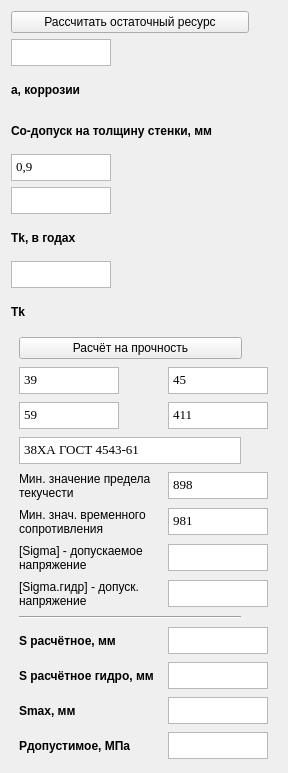
          <widget class="QWidget" name="scrollAreaWidgetContents_2">
           <property name="geometry">
            <rect>
             <x>0</x>
             <y>0</y>
             <width>288</width>
             <height>773</height>
            </rect>
           </property>
           <property name="sizePolicy">
            <sizepolicy hsizetype="MinimumExpanding" vsizetype="MinimumExpanding">
             <horstretch>0</horstretch>
             <verstretch>0</verstretch>
            </sizepolicy>
           </property>
           <layout class="QVBoxLayout" name="verticalLayout">
            <item>
             <widget class="QPushButton" name="pushButton_creatOstRes">
              <property name="minimumSize">
               <size>
                <width>231</width>
                <height>0</height>
               </size>
              </property>
              <property name="maximumSize">
               <size>
                <width>238</width>
                <height>16777215</height>
               </size>
              </property>
              <property name="text">
               <string>Рассчитать остаточный ресурс</string>
              </property>
             </widget>
            </item>
            <item>
             <widget class="QPlainTextEdit" name="a_corr">
              <property name="minimumSize">
               <size>
                <width>100</width>
                <height>27</height>
               </size>
              </property>
              <property name="maximumSize">
               <size>
                <width>100</width>
                <height>27</height>
               </size>
              </property>
              <property name="font">
               <font>
                <family>Times New Roman</family>
                <pointsize>10</pointsize>
               </font>
              </property>
              <property name="layoutDirection">
               <enum>Qt::LayoutDirection::LeftToRight</enum>
              </property>
              <property name="plainText">
               <string/>
              </property>
              <property name="overwriteMode">
               <bool>false</bool>
              </property>
              <property name="placeholderText">
               <string>MPa</string>
              </property>
             </widget>
            </item>
            <item>
             <widget class="QLabel" name="label_33">
              <property name="font">
               <font>
                <bold>true</bold>
               </font>
              </property>
              <property name="cursor">
               <cursorShape>ArrowCursor</cursorShape>
              </property>
              <property name="text">
               <string>а, коррозии</string>
              </property>
              <property name="wordWrap">
               <bool>true</bool>
              </property>
             </widget>
            </item>
            <item>
             <widget class="QLabel" name="label_34">
              <property name="font">
               <font>
                <bold>true</bold>
               </font>
              </property>
              <property name="cursor">
               <cursorShape>ArrowCursor</cursorShape>
              </property>
              <property name="text">
               <string>Со-допуск на толщину стенки, мм</string>
              </property>
              <property name="wordWrap">
               <bool>true</bool>
              </property>
             </widget>
            </item>
            <item>
             <widget class="QPlainTextEdit" name="c0_plus_dop">
              <property name="minimumSize">
               <size>
                <width>100</width>
                <height>27</height>
               </size>
              </property>
              <property name="maximumSize">
               <size>
                <width>100</width>
                <height>27</height>
               </size>
              </property>
              <property name="font">
               <font>
                <family>Times New Roman</family>
                <pointsize>10</pointsize>
               </font>
              </property>
              <property name="layoutDirection">
               <enum>Qt::LayoutDirection::LeftToRight</enum>
              </property>
              <property name="plainText">
               <string>0,9</string>
              </property>
              <property name="overwriteMode">
               <bool>false</bool>
              </property>
              <property name="placeholderText">
               <string>MPa</string>
              </property>
             </widget>
            </item>
            <item>
             <widget class="QPlainTextEdit" name="tk_years">
              <property name="minimumSize">
               <size>
                <width>100</width>
                <height>27</height>
               </size>
              </property>
              <property name="maximumSize">
               <size>
                <width>100</width>
                <height>27</height>
               </size>
              </property>
              <property name="font">
               <font>
                <family>Times New Roman</family>
                <pointsize>10</pointsize>
               </font>
              </property>
              <property name="layoutDirection">
               <enum>Qt::LayoutDirection::LeftToRight</enum>
              </property>
              <property name="plainText">
               <string/>
              </property>
              <property name="overwriteMode">
               <bool>false</bool>
              </property>
              <property name="placeholderText">
               <string>Года</string>
              </property>
             </widget>
            </item>
            <item>
             <widget class="QLabel" name="label_35">
              <property name="font">
               <font>
                <bold>true</bold>
               </font>
              </property>
              <property name="cursor">
               <cursorShape>ArrowCursor</cursorShape>
              </property>
              <property name="text">
               <string>Tk, в годах</string>
              </property>
              <property name="wordWrap">
               <bool>true</bool>
              </property>
             </widget>
            </item>
            <item>
             <widget class="QPlainTextEdit" name="tk_just">
              <property name="minimumSize">
               <size>
                <width>100</width>
                <height>27</height>
               </size>
              </property>
              <property name="maximumSize">
               <size>
                <width>100</width>
                <height>27</height>
               </size>
              </property>
              <property name="font">
               <font>
                <family>Times New Roman</family>
                <pointsize>10</pointsize>
               </font>
              </property>
              <property name="layoutDirection">
               <enum>Qt::LayoutDirection::LeftToRight</enum>
              </property>
              <property name="plainText">
               <string/>
              </property>
              <property name="overwriteMode">
               <bool>false</bool>
              </property>
              <property name="placeholderText">
               <string>&gt;/&lt; 10лет</string>
              </property>
             </widget>
            </item>
            <item>
             <widget class="QLabel" name="label_36">
              <property name="font">
               <font>
                <bold>true</bold>
               </font>
              </property>
              <property name="cursor">
               <cursorShape>ArrowCursor</cursorShape>
              </property>
              <property name="text">
               <string>Tk</string>
              </property>
              <property name="wordWrap">
               <bool>true</bool>
              </property>
             </widget>
            </item>
            <item>
             <layout class="QGridLayout" name="gridLayout_2">
              <item row="3" column="0" colspan="2">
               <widget class="QPlainTextEdit" name="gost_material">
                <property name="minimumSize">
                 <size>
                  <width>220</width>
                  <height>27</height>
                 </size>
                </property>
                <property name="maximumSize">
                 <size>
                  <width>222</width>
                  <height>27</height>
                 </size>
                </property>
                <property name="font">
                 <font>
                  <family>Times New Roman</family>
                  <pointsize>10</pointsize>
                 </font>
                </property>
                <property name="layoutDirection">
                 <enum>Qt::LayoutDirection::LeftToRight</enum>
                </property>
                <property name="plainText">
                 <string>38ХА ГОСТ 4543-61</string>
                </property>
                <property name="overwriteMode">
                 <bool>false</bool>
                </property>
                <property name="placeholderText">
                 <string>Материал по ГОСТ</string>
                </property>
               </widget>
              </item>
              <item row="4" column="1">
               <widget class="QPlainTextEdit" name="pred_tek_min">
                <property name="minimumSize">
                 <size>
                  <width>100</width>
                  <height>27</height>
                 </size>
                </property>
                <property name="maximumSize">
                 <size>
                  <width>100</width>
                  <height>27</height>
                 </size>
                </property>
                <property name="font">
                 <font>
                  <family>Times New Roman</family>
                  <pointsize>10</pointsize>
                 </font>
                </property>
                <property name="layoutDirection">
                 <enum>Qt::LayoutDirection::LeftToRight</enum>
                </property>
                <property name="plainText">
                 <string>898</string>
                </property>
                <property name="overwriteMode">
                 <bool>false</bool>
                </property>
                <property name="placeholderText">
                 <string>Re, MPa</string>
                </property>
               </widget>
              </item>
              <item row="5" column="0">
               <widget class="QLabel" name="label_11">
                <property name="cursor">
                 <cursorShape>ArrowCursor</cursorShape>
                </property>
                <property name="text">
                 <string>Мин. знач. временного сопротивления</string>
                </property>
                <property name="wordWrap">
                 <bool>true</bool>
                </property>
               </widget>
              </item>
              <item row="4" column="0">
               <widget class="QLabel" name="label_10">
                <property name="cursor">
                 <cursorShape>ArrowCursor</cursorShape>
                </property>
                <property name="text">
                 <string>Мин. значение предела текучести</string>
                </property>
                <property name="wordWrap">
                 <bool>true</bool>
                </property>
               </widget>
              </item>
              <item row="6" column="0">
               <widget class="QLabel" name="label_12">
                <property name="cursor">
                 <cursorShape>ArrowCursor</cursorShape>
                </property>
                <property name="text">
                 <string>[Sigma] - допускаемое напряжение</string>
                </property>
                <property name="wordWrap">
                 <bool>true</bool>
                </property>
               </widget>
              </item>
              <item row="5" column="1">
               <widget class="QPlainTextEdit" name="vrem_sopr_min">
                <property name="minimumSize">
                 <size>
                  <width>100</width>
                  <height>27</height>
                 </size>
                </property>
                <property name="maximumSize">
                 <size>
                  <width>100</width>
                  <height>27</height>
                 </size>
                </property>
                <property name="font">
                 <font>
                  <family>Times New Roman</family>
                  <pointsize>10</pointsize>
                 </font>
                </property>
                <property name="layoutDirection">
                 <enum>Qt::LayoutDirection::LeftToRight</enum>
                </property>
                <property name="plainText">
                 <string>981</string>
                </property>
                <property name="overwriteMode">
                 <bool>false</bool>
                </property>
                <property name="placeholderText">
                 <string>Rm, MPa</string>
                </property>
               </widget>
              </item>
              <item row="6" column="1">
               <widget class="QPlainTextEdit" name="sigma">
                <property name="minimumSize">
                 <size>
                  <width>100</width>
                  <height>27</height>
                 </size>
                </property>
                <property name="maximumSize">
                 <size>
                  <width>100</width>
                  <height>27</height>
                 </size>
                </property>
                <property name="font">
                 <font>
                  <family>Times New Roman</family>
                  <pointsize>10</pointsize>
                 </font>
                </property>
                <property name="layoutDirection">
                 <enum>Qt::LayoutDirection::LeftToRight</enum>
                </property>
                <property name="plainText">
                 <string/>
                </property>
                <property name="overwriteMode">
                 <bool>false</bool>
                </property>
                <property name="placeholderText">
                 <string>МПа</string>
                </property>
               </widget>
              </item>
              <item row="9" column="0">
               <widget class="QLabel" name="label_14">
                <property name="font">
                 <font>
                  <bold>true</bold>
                 </font>
                </property>
                <property name="cursor">
                 <cursorShape>ArrowCursor</cursorShape>
                </property>
                <property name="text">
                 <string>S расчётное, мм</string>
                </property>
                <property name="wordWrap">
                 <bool>true</bool>
                </property>
               </widget>
              </item>
              <item row="7" column="1">
               <widget class="QPlainTextEdit" name="sigma_gidro">
                <property name="minimumSize">
                 <size>
                  <width>100</width>
                  <height>27</height>
                 </size>
                </property>
                <property name="maximumSize">
                 <size>
                  <width>100</width>
                  <height>27</height>
                 </size>
                </property>
                <property name="font">
                 <font>
                  <family>Times New Roman</family>
                  <pointsize>10</pointsize>
                 </font>
                </property>
                <property name="layoutDirection">
                 <enum>Qt::LayoutDirection::LeftToRight</enum>
                </property>
                <property name="plainText">
                 <string/>
                </property>
                <property name="overwriteMode">
                 <bool>false</bool>
                </property>
                <property name="placeholderText">
                 <string>MPa</string>
                </property>
               </widget>
              </item>
              <item row="7" column="0">
               <widget class="QLabel" name="label_13">
                <property name="cursor">
                 <cursorShape>ArrowCursor</cursorShape>
                </property>
                <property name="text">
                 <string>[Sigma.гидр] - допуск. напряжение</string>
                </property>
                <property name="wordWrap">
                 <bool>true</bool>
                </property>
               </widget>
              </item>
              <item row="8" column="0" colspan="2">
               <widget class="Line" name="line">
                <property name="maximumSize">
                 <size>
                  <width>222</width>
                  <height>16777215</height>
                 </size>
                </property>
                <property name="orientation">
                 <enum>Qt::Orientation::Horizontal</enum>
                </property>
               </widget>
              </item>
              <item row="1" column="0">
               <widget class="QPlainTextEdit" name="p_rab_MPa">
                <property name="minimumSize">
                 <size>
                  <width>100</width>
                  <height>27</height>
                 </size>
                </property>
                <property name="maximumSize">
                 <size>
                  <width>100</width>
                  <height>27</height>
                 </size>
                </property>
                <property name="font">
                 <font>
                  <family>Times New Roman</family>
                  <pointsize>10</pointsize>
                 </font>
                </property>
                <property name="layoutDirection">
                 <enum>Qt::LayoutDirection::LeftToRight</enum>
                </property>
                <property name="plainText">
                 <string>39</string>
                </property>
                <property name="overwriteMode">
                 <bool>false</bool>
                </property>
                <property name="placeholderText">
                 <string>Pраб, P, МПа</string>
                </property>
               </widget>
              </item>
              <item row="0" column="0" colspan="2">
               <widget class="QPushButton" name="pushButton_creatRasschProchn">
                <property name="maximumSize">
                 <size>
                  <width>223</width>
                  <height>16777215</height>
                 </size>
                </property>
                <property name="text">
                 <string>Расчёт на прочность</string>
                </property>
               </widget>
              </item>
              <item row="2" column="0">
               <widget class="QPlainTextEdit" name="p_gidro">
                <property name="minimumSize">
                 <size>
                  <width>100</width>
                  <height>27</height>
                 </size>
                </property>
                <property name="maximumSize">
                 <size>
                  <width>100</width>
                  <height>27</height>
                 </size>
                </property>
                <property name="font">
                 <font>
                  <family>Times New Roman</family>
                  <pointsize>10</pointsize>
                 </font>
                </property>
                <property name="layoutDirection">
                 <enum>Qt::LayoutDirection::LeftToRight</enum>
                </property>
                <property name="plainText">
                 <string>59</string>
                </property>
                <property name="overwriteMode">
                 <bool>false</bool>
                </property>
                <property name="placeholderText">
                 <string>Ргид, МПа, исп.</string>
                </property>
               </widget>
              </item>
              <item row="1" column="1">
               <widget class="QPlainTextEdit" name="p_pnevma">
                <property name="minimumSize">
                 <size>
                  <width>100</width>
                  <height>27</height>
                 </size>
                </property>
                <property name="maximumSize">
                 <size>
                  <width>100</width>
                  <height>27</height>
                 </size>
                </property>
                <property name="font">
                 <font>
                  <family>Times New Roman</family>
                  <pointsize>10</pointsize>
                 </font>
                </property>
                <property name="layoutDirection">
                 <enum>Qt::LayoutDirection::LeftToRight</enum>
                </property>
                <property name="plainText">
                 <string>45</string>
                </property>
                <property name="overwriteMode">
                 <bool>false</bool>
                </property>
                <property name="placeholderText">
                 <string>Рпн, МПа, исп.</string>
                </property>
               </widget>
              </item>
              <item row="2" column="1">
               <widget class="QPlainTextEdit" name="d_vnutr">
                <property name="minimumSize">
                 <size>
                  <width>100</width>
                  <height>27</height>
                 </size>
                </property>
                <property name="maximumSize">
                 <size>
                  <width>100</width>
                  <height>27</height>
                 </size>
                </property>
                <property name="font">
                 <font>
                  <family>Times New Roman</family>
                  <pointsize>10</pointsize>
                 </font>
                </property>
                <property name="layoutDirection">
                 <enum>Qt::LayoutDirection::LeftToRight</enum>
                </property>
                <property name="plainText">
                 <string>411</string>
                </property>
                <property name="overwriteMode">
                 <bool>false</bool>
                </property>
                <property name="placeholderText">
                 <string>Dвнутр, мм</string>
                </property>
               </widget>
              </item>
              <item row="10" column="0">
               <widget class="QLabel" name="label_15">
                <property name="font">
                 <font>
                  <bold>true</bold>
                 </font>
                </property>
                <property name="cursor">
                 <cursorShape>ArrowCursor</cursorShape>
                </property>
                <property name="text">
                 <string>S расчётное гидро, мм</string>
                </property>
                <property name="wordWrap">
                 <bool>true</bool>
                </property>
               </widget>
              </item>
              <item row="9" column="1">
               <widget class="QPlainTextEdit" name="s_rasch">
                <property name="minimumSize">
                 <size>
                  <width>100</width>
                  <height>27</height>
                 </size>
                </property>
                <property name="maximumSize">
                 <size>
                  <width>100</width>
                  <height>27</height>
                 </size>
                </property>
                <property name="font">
                 <font>
                  <family>Times New Roman</family>
                  <pointsize>10</pointsize>
                 </font>
                </property>
                <property name="layoutDirection">
                 <enum>Qt::LayoutDirection::LeftToRight</enum>
                </property>
                <property name="plainText">
                 <string/>
                </property>
                <property name="overwriteMode">
                 <bool>false</bool>
                </property>
                <property name="placeholderText">
                 <string>MPa</string>
                </property>
               </widget>
              </item>
              <item row="10" column="1">
               <widget class="QPlainTextEdit" name="s_rasch_gidro">
                <property name="minimumSize">
                 <size>
                  <width>100</width>
                  <height>27</height>
                 </size>
                </property>
                <property name="maximumSize">
                 <size>
                  <width>100</width>
                  <height>27</height>
                 </size>
                </property>
                <property name="font">
                 <font>
                  <family>Times New Roman</family>
                  <pointsize>10</pointsize>
                 </font>
                </property>
                <property name="layoutDirection">
                 <enum>Qt::LayoutDirection::LeftToRight</enum>
                </property>
                <property name="plainText">
                 <string/>
                </property>
                <property name="overwriteMode">
                 <bool>false</bool>
                </property>
                <property name="placeholderText">
                 <string>MPa</string>
                </property>
               </widget>
              </item>
              <item row="11" column="0">
               <widget class="QLabel" name="label_16">
                <property name="font">
                 <font>
                  <bold>true</bold>
                 </font>
                </property>
                <property name="cursor">
                 <cursorShape>ArrowCursor</cursorShape>
                </property>
                <property name="text">
                 <string>Smax, мм</string>
                </property>
                <property name="wordWrap">
                 <bool>true</bool>
                </property>
               </widget>
              </item>
              <item row="11" column="1">
               <widget class="QPlainTextEdit" name="s_max_rasch">
                <property name="minimumSize">
                 <size>
                  <width>100</width>
                  <height>27</height>
                 </size>
                </property>
                <property name="maximumSize">
                 <size>
                  <width>100</width>
                  <height>27</height>
                 </size>
                </property>
                <property name="font">
                 <font>
                  <family>Times New Roman</family>
                  <pointsize>10</pointsize>
                 </font>
                </property>
                <property name="layoutDirection">
                 <enum>Qt::LayoutDirection::LeftToRight</enum>
                </property>
                <property name="plainText">
                 <string/>
                </property>
                <property name="overwriteMode">
                 <bool>false</bool>
                </property>
                <property name="placeholderText">
                 <string>MPa</string>
                </property>
               </widget>
              </item>
              <item row="12" column="1">
               <widget class="QPlainTextEdit" name="p_dop">
                <property name="minimumSize">
                 <size>
                  <width>100</width>
                  <height>27</height>
                 </size>
                </property>
                <property name="maximumSize">
                 <size>
                  <width>100</width>
                  <height>27</height>
                 </size>
                </property>
                <property name="font">
                 <font>
                  <family>Times New Roman</family>
                  <pointsize>10</pointsize>
                 </font>
                </property>
                <property name="layoutDirection">
                 <enum>Qt::LayoutDirection::LeftToRight</enum>
                </property>
                <property name="plainText">
                 <string/>
                </property>
                <property name="overwriteMode">
                 <bool>false</bool>
                </property>
                <property name="placeholderText">
                 <string>MPa</string>
                </property>
               </widget>
              </item>
              <item row="12" column="0">
               <widget class="QLabel" name="label_17">
                <property name="font">
                 <font>
                  <bold>true</bold>
                 </font>
                </property>
                <property name="cursor">
                 <cursorShape>ArrowCursor</cursorShape>
                </property>
                <property name="text">
                 <string>Pдопустимое, МПа</string>
                </property>
                <property name="wordWrap">
                 <bool>true</bool>
                </property>
               </widget>
              </item>
             </layout>
            </item>
           </layout>
          </widget>
